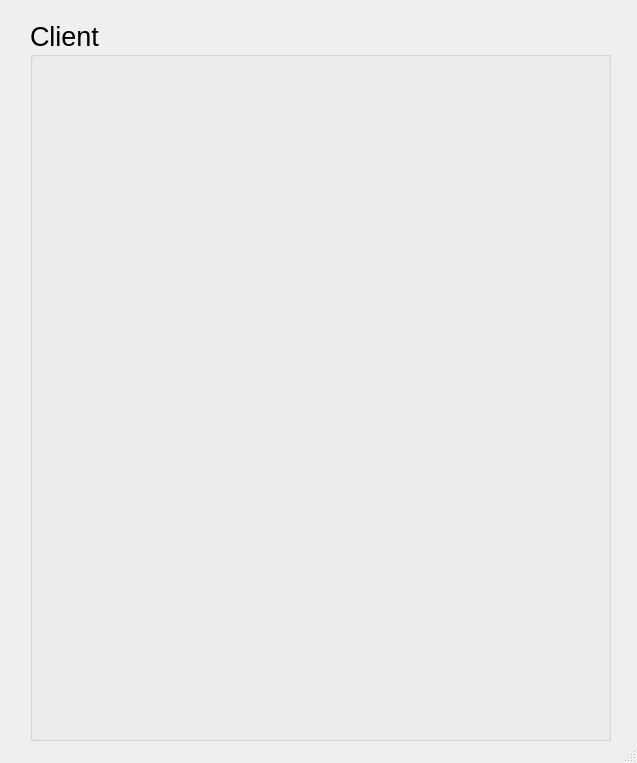
<?xml version="1.0" encoding="UTF-8"?>
<ui version="4.0">
 <class>MainWindow</class>
 <widget class="QMainWindow" name="MainWindow">
  <property name="geometry">
   <rect>
    <x>0</x>
    <y>0</y>
    <width>637</width>
    <height>763</height>
   </rect>
  </property>
  <property name="windowTitle">
   <string>MainWindow</string>
  </property>
  <widget class="QWidget" name="centralwidget">
   <widget class="QGroupBox" name="groupBox">
    <property name="geometry">
     <rect>
      <x>30</x>
      <y>20</y>
      <width>581</width>
      <height>721</height>
     </rect>
    </property>
    <property name="font">
     <font>
      <pointsize>20</pointsize>
     </font>
    </property>
    <property name="title">
     <string>Client</string>
    </property>
    <widget class="QLabel" name="label">
     <property name="geometry">
      <rect>
       <x>10</x>
       <y>50</y>
       <width>521</width>
       <height>411</height>
      </rect>
     </property>
     <property name="text">
      <string/>
     </property>
    </widget>
    <widget class="QLabel" name="label2">
     <property name="geometry">
      <rect>
       <x>50</x>
       <y>630</y>
       <width>461</width>
       <height>51</height>
      </rect>
     </property>
     <property name="text">
      <string/>
     </property>
    </widget>
   </widget>
  </widget>
  <widget class="QStatusBar" name="statusbar"/>
 </widget>
 <resources/>
 <connections/>
</ui>
